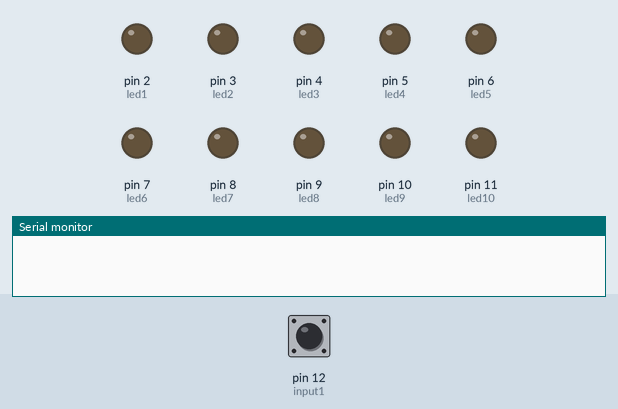
A sketch run on a simulated Arduino Uno, built with avr-gcc and run on an emulated ATmega328P. Shown: output pins drawn as LEDs (lit = HIGH), the last lines printed to the serial monitor. Inputs (shaded band) come from the test bench; at power-on: pin 12 (input1) LOW.

Above: at 1.2 s.
1.3 s: pin 12 (input1) driven HIGH
2.8 s: pin 12 (input1) pulsed LOW 2 times (0.12 s each, 0.3 s apart)
At 3.7 s:
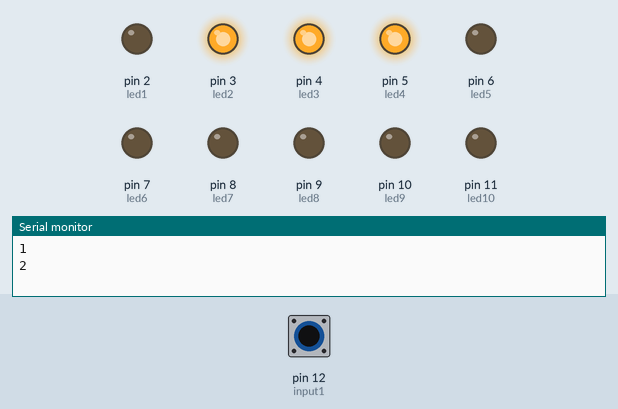
At 4.7 s:
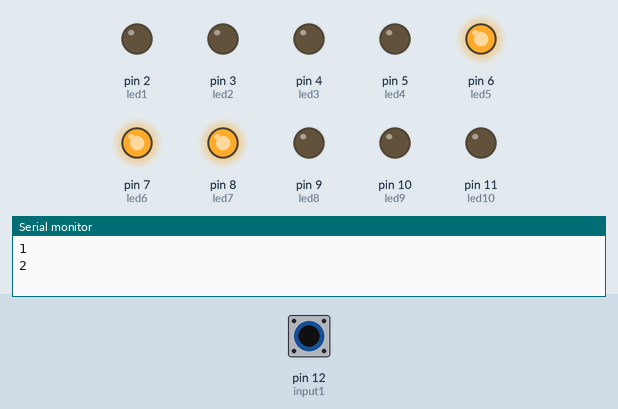
Timing chart, 0 to 12.4 s (numbered marks = the images above; inputs shaded):
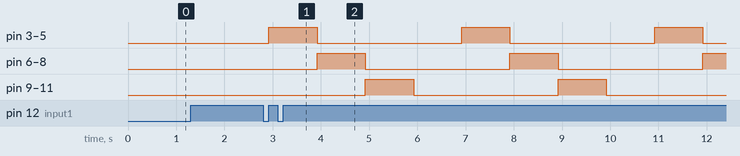

Measured:
- after the input at 2.8 s, pin 3 (led2), pin 4 (led3), pin 5 (led4): alternates HIGH for 1.0 s and LOW for 3.0 s, starting after 0.12 s; pin 6 (led5), pin 7 (led6), pin 8 (led7): alternates HIGH for 1.0 s and LOW for 3.0 s, starting after 1.1 s; pin 9 (led8), pin 10 (led9), pin 11 (led10): alternates HIGH for 1.0 s and LOW for 3.0 s, starting after 2.1 s

The sketch:

aaaaaaaaaaaaaaaaaaaaaaaaaaaaaaaaa.ino
```cpp
int led1 = 2;
int led2 = 3;
int led3 = 4;
int led4 = 5;
int led5 = 6;
int led6 = 7;
int led7 = 8;
int led8 = 9;
int led9 = 10;
int led10 = 11;
//------------------------------
int input1 = 12;  //pulsador 1
int input2 = 13; //pulsador 2
int conta = 0;  //contador
int estado = 0;//valor de inicio
void setup() {
Serial.begin(9600);
pinMode(led1,OUTPUT);
pinMode(led2,OUTPUT);
pinMode(led3,OUTPUT);
pinMode(led4,OUTPUT);
pinMode(led5,OUTPUT);
pinMode(led6,OUTPUT);
pinMode(led7,OUTPUT);
pinMode(led8,OUTPUT);
pinMode(led9,OUTPUT);
pinMode(led10,OUTPUT);
pinMode(input1,INPUT);
pinMode(input2,INPUT);
}
void loop() {
int pl = digitalRead(input1);
  if(pl != estado){
   if (pl == HIGH)
   {conta ++ ;
    Serial.println(conta);}
  }
  estado = pl;
if(conta==2){
 digitalWrite(led2,HIGH);
 digitalWrite(led3,HIGH);
 digitalWrite(led4,HIGH);
       delay (1000);
 digitalWrite(led2,LOW);
 digitalWrite(led3,LOW);
 digitalWrite(led4,LOW);
 digitalWrite(led5,HIGH);
 digitalWrite(led6,HIGH);
 digitalWrite(led7,HIGH);
       delay (1000);
 digitalWrite(led5,LOW);
 digitalWrite(led6,LOW);
 digitalWrite(led7,LOW);
 digitalWrite(led8,HIGH);
 digitalWrite(led9,HIGH);
 digitalWrite(led10,HIGH);
       delay (1000);
 digitalWrite(led8,LOW);
 digitalWrite(led9,LOW);
 digitalWrite(led10,LOW);
 digitalWrite(led2,LOW);
 digitalWrite(led3,LOW);
 digitalWrite(led4,LOW);
 digitalWrite(led5,LOW);
 digitalWrite(led6,LOW);
 digitalWrite(led7,LOW);
       delay (1000);
}
if(conta>=3){

  digitalWrite(led8,LOW);
 digitalWrite(led9,LOW);
 digitalWrite(led10,LOW);
 digitalWrite(led2,LOW);
 digitalWrite(led3,LOW);
 digitalWrite(led4,LOW);
 digitalWrite(led5,LOW);
 digitalWrite(led6,LOW);
 digitalWrite(led7,LOW);
}
}
```
